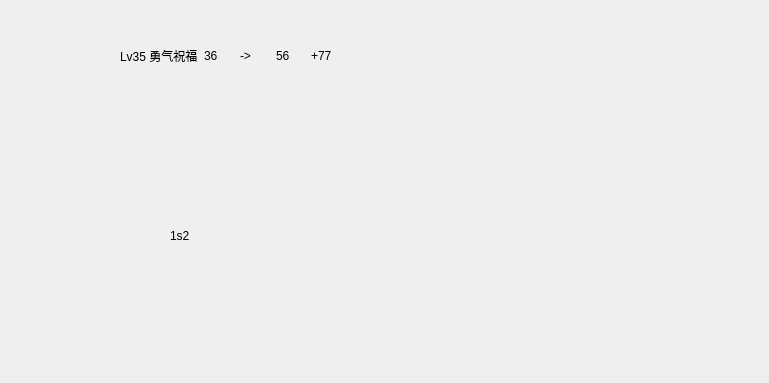
<?xml version="1.0" encoding="UTF-8"?>
<ui version="4.0">
 <class>Form</class>
 <widget class="QWidget" name="Form">
  <property name="geometry">
   <rect>
    <x>0</x>
    <y>0</y>
    <width>769</width>
    <height>383</height>
   </rect>
  </property>
  <property name="windowTitle">
   <string>Form</string>
  </property>
  <widget class="QWidget" name="layoutWidget">
   <property name="geometry">
    <rect>
     <x>120</x>
     <y>30</y>
     <width>221</width>
     <height>51</height>
    </rect>
   </property>
   <layout class="QHBoxLayout" name="horizontalLayout">
    <item>
     <widget class="QLabel" name="label">
      <property name="text">
       <string>Lv35 勇气祝福</string>
      </property>
     </widget>
    </item>
    <item>
     <widget class="QLabel" name="label_3">
      <property name="text">
       <string>36</string>
      </property>
     </widget>
    </item>
    <item>
     <widget class="QLabel" name="label_2">
      <property name="text">
       <string>-&gt;</string>
      </property>
     </widget>
    </item>
    <item>
     <widget class="QLabel" name="label_4">
      <property name="text">
       <string>56</string>
      </property>
     </widget>
    </item>
    <item>
     <widget class="QLabel" name="label_5">
      <property name="text">
       <string>+77</string>
      </property>
     </widget>
    </item>
   </layout>
  </widget>
  <widget class="QLabel" name="label_6">
   <property name="geometry">
    <rect>
     <x>170</x>
     <y>200</y>
     <width>311</width>
     <height>71</height>
    </rect>
   </property>
   <property name="text">
    <string>1s2</string>
   </property>
  </widget>
 </widget>
 <resources/>
 <connections/>
</ui>
